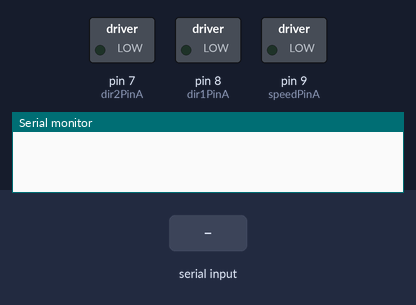
Bench run of a sketch on a simulated Arduino Uno, built with avr-gcc and run on an emulated ATmega328P. Parts: switched loads named in the sketch (green lamp = pin HIGH), the last lines printed to the serial monitor. Inputs (shaded band) come from the test bench.

Above: at 1.2 s.
1.3 s: "1" received over Serial
At 2.4 s:
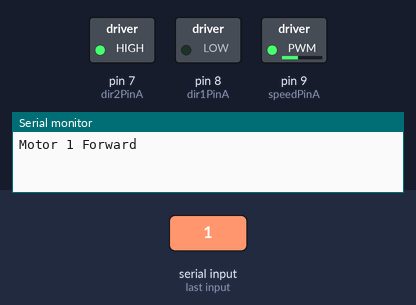
2.8 s: "2" received over Serial
At 3.5 s:
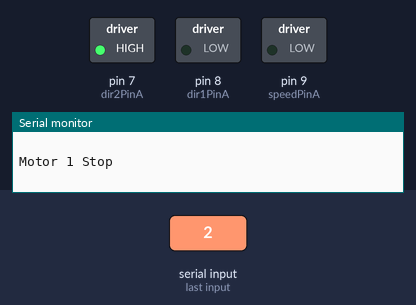
4.3 s: "3" received over Serial
At 4.7 s:
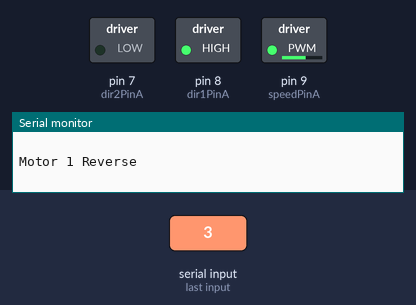
Timing chart, 0 to 7.3 s (numbered marks = the images above; inputs shaded):
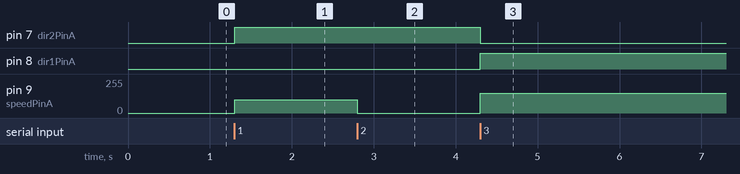

Measured:
- after the input at 1.3 s, pin 7 (dir2PinA): LOW → HIGH at once; pin 9 (speedPinA): 0/255 → 100/255 at once
- after the input at 2.8 s, pin 9 (speedPinA): 100/255 → 0/255 at once
- after the input at 4.3 s, pin 7 (dir2PinA): HIGH → LOW at once; pin 8 (dir1PinA): LOW → HIGH at once; pin 9 (speedPinA): 0/255 → 150/255 at once

The sketch:

l298n.ino
```cpp
#include <Arduino.h>

//Code by Reichenstein7 (thejamerson.com)

//Keyboard Controls:
//
// 1 -Motor 1 Left
// 2 -Motor 1 Stop
// 3 -Motor 1 Right


// Declare L298N Dual H-Bridge Motor Controller directly since there is not a library to load.

// Motor 1


int a=70;


int dir1PinA = 8

;
int dir2PinA = 7;
int speedPinA = 9; // Needs to be a PWM pin to be able to control motor speed

void setup() {  // Setup runs once per reset
// initialize serial communication @ 9600 baud:
Serial.begin(9600);

//Define L298N Dual H-Bridge Motor Controller Pins

pinMode(dir1PinA,OUTPUT);
pinMode(dir2PinA,OUTPUT);
pinMode(speedPinA,OUTPUT);


}

void loop() {

// Initialize the Serial interface:

if (Serial.available() > 0) {
int inByte = Serial.read();
int speed; // Local variable

switch (inByte) {

//______________Motor 1______________

case '1': // Motor 1 Forward
analogWrite(speedPinA, 100);//Sets speed variable via PWM
digitalWrite(dir1PinA, LOW);
digitalWrite(dir2PinA, HIGH);
Serial.println("Motor 1 Forward"); // Prints out “Motor 1 Forward” on the serial monitor
Serial.println("   "); // Creates a blank line printed on the serial monitor
break;

case '2': // Motor 1 Stop (Freespin)
analogWrite(speedPinA, 0);
digitalWrite(dir1PinA, LOW);
digitalWrite(dir2PinA, HIGH);
Serial.println("Motor 1 Stop");
Serial.println("   ");
break;

case '3': // Motor 1 Reverse
analogWrite(speedPinA, 150);
digitalWrite(dir1PinA, HIGH);
digitalWrite(dir2PinA, LOW);
Serial.println("Motor 1 Reverse");
Serial.println("   ");
break;

case '4': // Motor 1 Forward
analogWrite(speedPinA, 10+a);//Sets speed variable via PWM
digitalWrite(dir1PinA, LOW);
digitalWrite(dir2PinA, HIGH);
Serial.println("Motor 1 Forward"); // Prints out “Motor 1 Forward” on the serial monitor
Serial.println("   "); // Creates a blank line printed on the serial monitor
a+=5;
break;


default:
// turn all the connections off if an unmapped key is pressed:
for (int thisPin = 2; thisPin < 11; thisPin++) {
digitalWrite(thisPin, LOW);
}
  }
    }
      }
```
